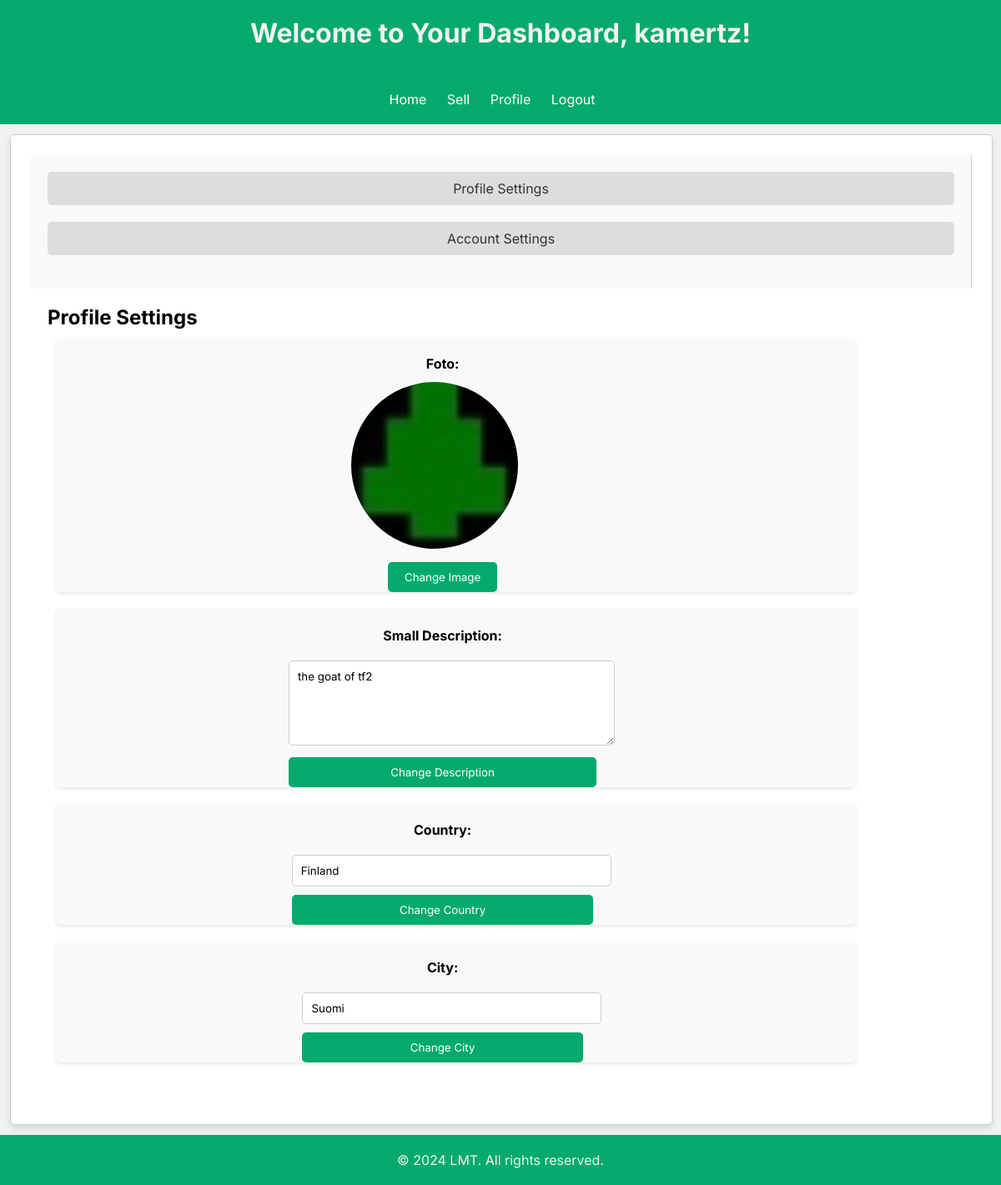
The page /pages/profile/settings.php (signed in) on the database its author committed.
### tables this page shows
CREATE TABLE users (
    id INTEGER PRIMARY KEY AUTOINCREMENT,
    username VARCHAR(100) NOT NULL,
    email VARCHAR(255) NOT NULL,
    password VARCHAR NOT NULL,
    permissions VARCHAR(50) NOT NULL DEFAULT 'user',
    created_at TIMESTAMP DEFAULT CURRENT_TIMESTAMP,
    small_description VARCHAR(255),
    country Varchar(50),
    city VARCHAR(50) ,
    phone_number VARCHAR(13) UNIQUE,
    image VARCHAR DEFAULT '../../../assets/Default_pfp.svg.png'
);

### pages/profile/settings.php (called while the page is built, shortened)
<?php
require_once '../../database/read_tables.php';
require_once '../../common/dashboard_header.php';
require_once '../../common/dashboard_footer.php';
require_once '../../templates/settings_page.php';
require_once '../../utils/getters.php';
$db = getDatabaseConnection();
$username = $_SESSION['username'];
$row = getUserByUsername($db, $username);
$is_admin = $row['permissions'] === 'admin';
$is_seller = $row['permissions'] === 'seller';
draw_settings_page($username, $is_admin, $is_seller, $row);
?>

### utils/getters.php (called while the page is built, shortened)
<?php
function getUserByUsername($db, $username)
{
    $query = "SELECT * FROM users WHERE username = :username";
    $stmt = $db->prepare($query);
    $stmt->bindParam(":username", $username);
    $stmt->execute();
    $row = $stmt->fetch(PDO::FETCH_ASSOC);
    return $row;
}
?>

### templates/settings_page.php (the view, shortened to what this page needs)
<?php
function draw_settings_page($username, $is_admin, $is_seller, $row)
{
    ?>
    <!DOCTYPE html>
    <html lang="en">
    <head>
        <link rel="stylesheet" href="../../../css/settings.css">
        <link rel="stylesheet" href="../../../css/dashboard.css">
        <link rel="stylesheet" href="../../../css/container.css">
    </head>
    <body>
        <main class="settings-container">
            <nav class="vertical-navbar">
                <ul>
                    <li><a href="#" onclick="showSection('profile-settings')">Profile Settings</a></li>
                    <li><a href="#" onclick="showSection('account-settings')">Account Settings</a></li>
                </ul>
            </nav>
            <section class="content-section">
                <section id="profile-settings" class="section active">
                    <h2>Profile Settings</h2>
                    <section class="row">
                        <section class="column">
                            <h4>Foto:</h4>
                            <section class="profile-image-container">
                                <img id="profile-image" src="<?php echo htmlspecialchars($row['image']); ?>"
                                    alt="Profile Image">
                            </section>
                            <section>
                                <form method="post" action="../../actions/add_info_user.php" enctype="multipart/form-data">
                                    <button class="submit-button" type="button"
                                        onclick="document.getElementById('profile-image-input').click();">Change
                                        Image</button>
                                </form>
                            </section>
                        </section>
                        <section class="column">
                            <h4>Small Description:</h4>
                            <form method="post" action="../../actions/add_info_user.php">
                                <textarea name="small_description" id="small_description" rows="5"
                                    maxlength="255"><?php echo htmlspecialchars($row['small_description']); ?></textarea>
                                <button class="submit-button" type="submit">Change Description</button>
                            </form>
                        </section>
                        <section class="column">
                            <h4>Country:</h4>
                            <form method="post" action="../../actions/add_info_user.php">
                                <input type="text" name="country" id="country"
                                    value="<?php echo htmlspecialchars($row['country']); ?>">
                                <button class="submit-button" type="submit">Change Country</button>
                            </form>
                        </section>
                        <section class="column">
                            <h4>City:</h4>
                            <form method="post" action="../../actions/add_info_user.php">
                                <input type="text" name="city" id="city"
                                    value="<?php echo htmlspecialchars($row['city']); ?>">
                                <button class="submit-button" type="submit">Change City</button>
                            </form>
                        </section>
                    </section>
                </section>
            </section>
        </main>
    </body>
    </html>
    <?php
}
?>

### css/dashboard.css (style rules this page uses)
* { font-family: "Inter", sans-serif; }
body, h1, h2, p, ul, li { margin: 0; padding: 0; }
body { background-color: #f2f2f2; }
header, nav, footer { background-color: #04aa6d; color: #f2f2f2; padding: 20px; text-align: center; }
nav ul { list-style-type: none; }
nav ul li { display: inline; margin-right: 20px; }
nav ul li a { color: #fff; text-decoration: none; }

### css/container.css (style rules this page uses)
.settings-container { display:flex; flex-direction: row; border: 1px solid #ccc; border-radius: 5px; padding: 2%; margin: 1%; width: 94%; background-color: #fff; box-shadow: 0 4px 8px rgba(0, 0, 0, 0.1); }
.column { display: flex; flex-direction: column; align-items: center; text-align: center; width: 50%; padding: 0 2rem 0 0; }
.row { display: flex; flex-direction: row; justify-content: left; width:90%; }

### css/profile_image.css (style rules this page uses)
.profile-image-container { flex: 1; text-align: center; margin-right: 20px; }
.profile-image-container img { width: 200px; height: 200px; object-fit: cover; border-radius: 50%; border: 2px solid #fff; }

### css/settings.css (style rules this page uses)
body { background-color: #f2f2f2; font-family: Arial, sans-serif; margin: 0; padding: 0; }
.settings-container { display: flex; flex-wrap: wrap; padding: 20px; background-color: #fff; border: 1px solid #ccc; border-radius: 5px; margin: 20px; box-shadow: 0 4px 8px rgba(0, 0, 0, 0.1); }
.vertical-navbar { flex: 1 1 20%; padding: 20px; background-color: #f9f9f9; border-right: 1px solid #ccc; }
.vertical-navbar ul { list-style: none; padding: 0; margin: 0; }
.vertical-navbar li { margin-bottom: 10px; }
.vertical-navbar a { display: block; padding: 10px; background-color: #ddd; color: #333; text-decoration: none; border-radius: 5px; transition: background-color 0.3s; }
.content-section { flex: 3 1 80%; padding: 20px; }
.section { display: none; }
.section.active { display: block; }
.row { display: flex; flex-wrap: wrap; margin-bottom: 20px; }
.column { flex: 1 1 45%; padding: 10px; margin: 10px; background-color: #f9f9f9; border-radius: 5px; box-shadow: 0 2px 4px rgba(0, 0, 0, 0.1); }
h4 { margin-bottom: 10px; }
.submit-button { background-color: #04aa6d; border: none; color: white; padding: 10px 20px; cursor: pointer; border-radius: 5px; transition: background-color 0.3s; width: 100%; margin-top: 10px; }
textarea, input { width: 100%; padding: 10px; margin-top: 10px; border: 1px solid #ccc; border-radius: 5px; }
textarea { resize: vertical; }

### rows shown on the page
users: image (picture), small_description "the goat of tf2", country "Finland", city "Suomi"

### other values the page prints
$username "kamertz"
